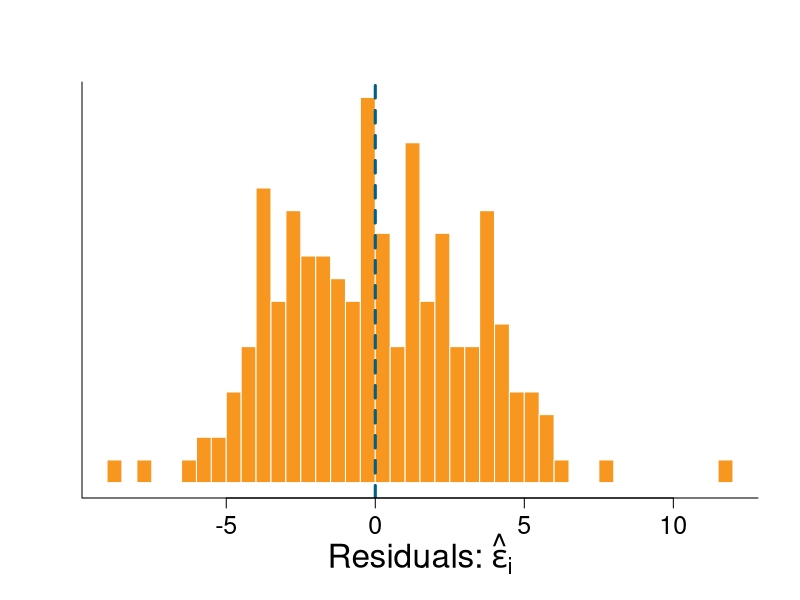
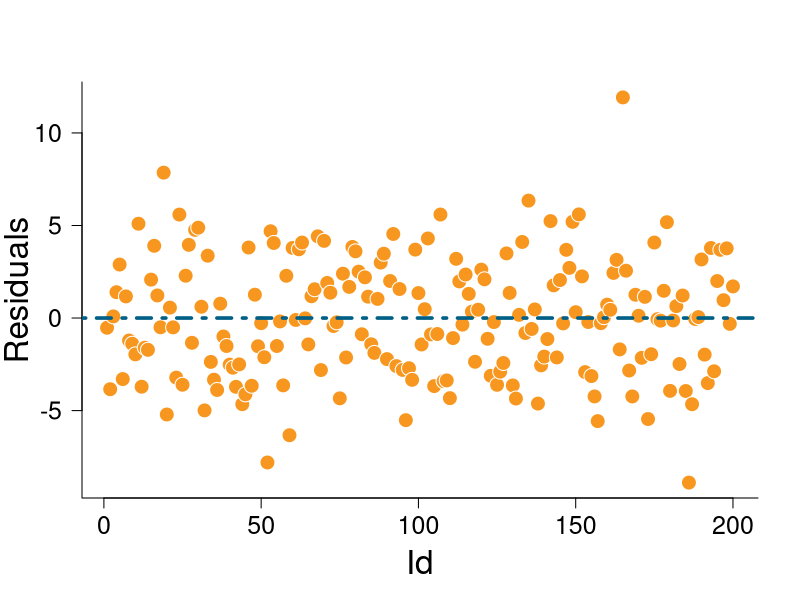
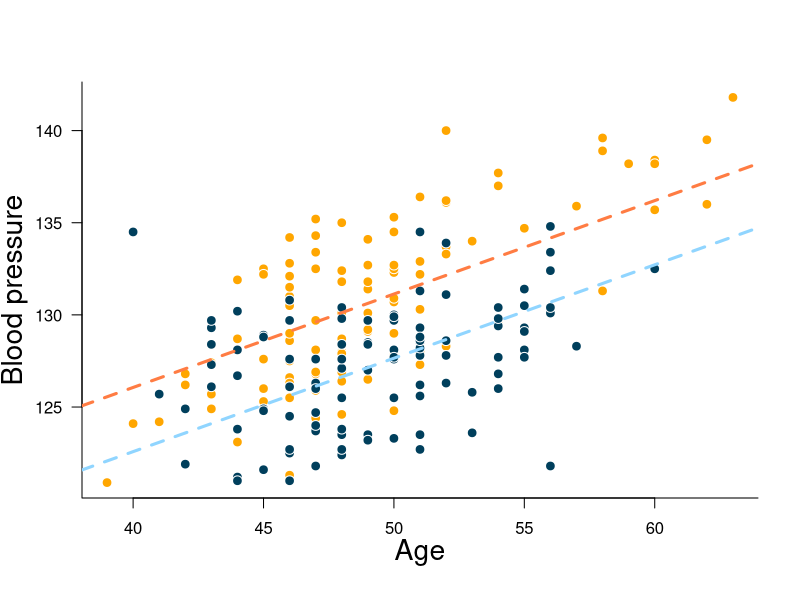
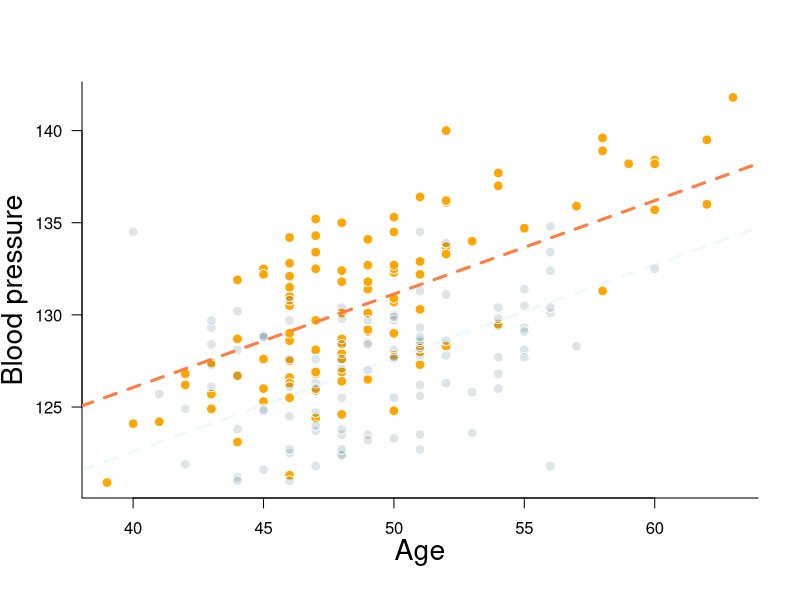
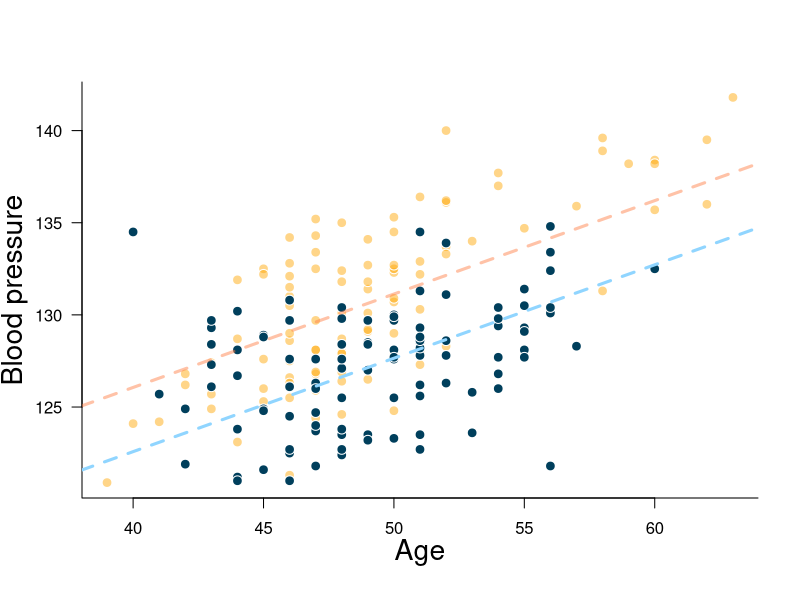

Here is the R script that generated these plots, in order:
## ---- chunk 1
knitr::opts_chunk$set(echo = TRUE)
## ---- chunk 2
set.seed(291792)
# simulating data for experiment one
blood <- data.frame("id" = seq(from = 1, to = 200),
                    "sex" = rep(x = c("female", "male"), each = 100),
                    "age" = round(
                      x = rnorm(n = 200, mean = 45, sd = 3) + 
                        rexp(n = 200, rate = 1/4),
                      digits = 0),
                    "height" = round(
                      x = rnorm(n = 200, 
                                mean = rep(x = c(170.7, 179.8), each = 100),
                                sd = rep(x = c(6.35, 7.62), each = 100)), 
                      digits = 0)) |>
  dplyr::mutate("blood_pressure" = round(x = 
                  96.6 + 16 * as.numeric(sex == "male") + 
                  0.7 * age - 0.4 * age * as.numeric(sex == "male") +
                  rnorm(n = 200, mean = 0, sd = 3), digits = 1))

## ---- chunk 3
mbp <- lm(formula = blood_pressure ~ age + sex, data = blood)
## ---- chunk 4
hist(x = mbp$residuals, breaks = 40,
     axes = FALSE, ann = FALSE, freq = FALSE,
     border = "white", col = "#f8971f")
abline(v = mean(mbp$residuals), lty = 2, lwd = 3,
       col = "#005f86")
box(bty = "l")
axis(side = 1, cex.axis = 1.5)
mtext(side = 1, cex = 2, line = 3,
      text = expression(
        x = paste("Residuals: ",
                  hat(epsilon)[i])))
## ---- chunk 5
# Plot residual against
# its corresponding id (order)
plot(x = blood$id, y = mbp$residuals, ann = FALSE, 
     axes = FALSE, cex = 2, pch = 21,
     col = "white", bg = "#f8971f")
box(bty = "l")
axis(side = 1, cex.axis = 1.5)
axis(side = 2, cex.axis = 1.5, las = 2)
mtext(text = "Residuals", side = 2, line = 2.5,
      cex = 2)
mtext(text = "Id", side = 1, line = 3,
      cex = 2)
# what should we expect?
abline(h = 0, col = "#005f86", lty = 4, 
       lwd = 3.5)
## ---- chunk 6
plot(x = blood$age, y = blood$blood_pressure, 
     pch = 21, col = "white", cex = 1.3, ann = FALSE, axes = FALSE,
     bg = ifelse(test = blood$sex == "female",
                 yes = "#ffa600",
                 no = "#003f5c"))

# adding details to the plot
box(bty = "l")
axis(side = 1)
axis(side = 2, las = 2)
mtext(text = "Age", side = 1, line = 2.3, cex = 1.7)
mtext(text = "Blood pressure", side = 2, line = 2.8, cex = 1.7)

curve(expr = mbp$coefficients[1] + mbp$coefficients[2] * x + mbp$coefficients[3], 
      from = 38, to = 70, add = TRUE, 
      lwd = 3, lty = 2, col = "#90d5ff")

curve(expr = mbp$coefficients[1] + mbp$coefficients[2] * x, 
      from = 38, to = 70, add = TRUE, 
      lwd = 3, lty = 2, col = "#ff7c43")

## ---- chunk 7
plot(x = blood$age, y = blood$blood_pressure, 
     pch = 21, col = "white", cex = 1.3, ann = FALSE, axes = FALSE,
     bg = ifelse(test = blood$sex == "female",
                 yes = "#ffa600",
                 no = "#003f5c22"))

# adding details to the plot
box(bty = "l")
axis(side = 1)
axis(side = 2, las = 2)
mtext(text = "Age", side = 1, line = 2.3, cex = 1.7)
mtext(text = "Blood pressure", side = 2, line = 2.8, cex = 1.7)

curve(expr = mbp$coefficients[1] + mbp$coefficients[2] * x + mbp$coefficients[3], 
      from = 38, to = 70, add = TRUE, 
      lwd = 3, lty = 2, col = "#90d5ff22")

curve(expr = mbp$coefficients[1] + mbp$coefficients[2] * x, 
      from = 38, to = 70, add = TRUE, 
      lwd = 3, lty = 2, col = "#ff7c43")

## ---- chunk 8
plot(x = blood$age, y = blood$blood_pressure, 
     pch = 21, col = "white", cex = 1.3, ann = FALSE, axes = FALSE,
     bg = ifelse(test = blood$sex == "female",
                 yes = "#ffa60077",
                 no = "#003f5c"))

# adding details to the plot
box(bty = "l")
axis(side = 1)
axis(side = 2, las = 2)
mtext(text = "Age", side = 1, line = 2.3, cex = 1.7)
mtext(text = "Blood pressure", side = 2, line = 2.8, cex = 1.7)

curve(expr = mbp$coefficients[1] + mbp$coefficients[2] * x + mbp$coefficients[3], 
      from = 38, to = 70, add = TRUE, 
      lwd = 3, lty = 2, col = "#90d5ff")

curve(expr = mbp$coefficients[1] + mbp$coefficients[2] * x, 
      from = 38, to = 70, add = TRUE, 
      lwd = 3, lty = 2, col = "#ff7c4377")

